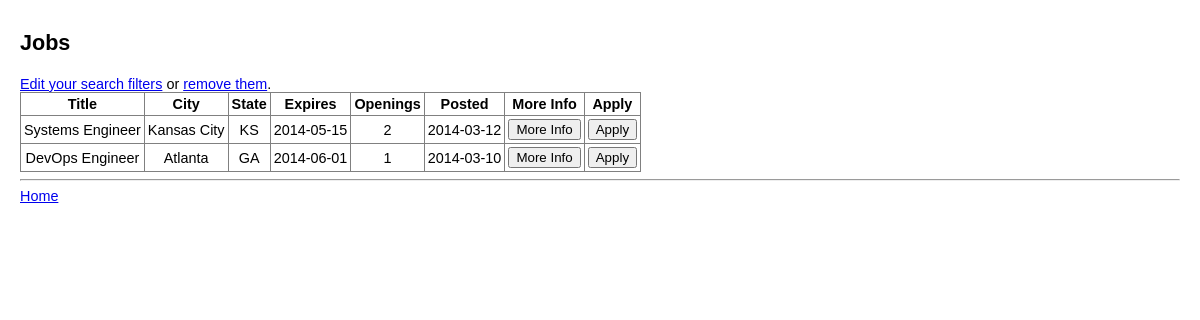
/web/jobs.php (signed in), run on an earlier commit of the app's database.
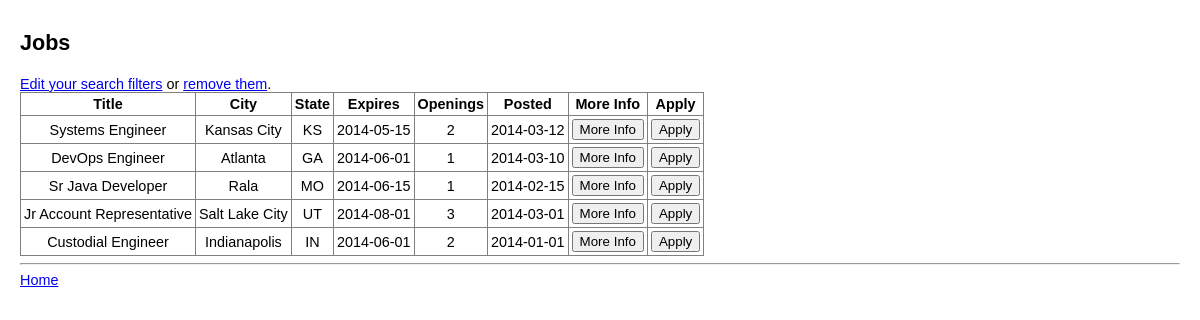
And on a later commit of the database.
### tables this page shows
create table jobs
(
job_id int not null auto_increment,
title varchar(255) not null,
tags varchar(255) not null,
description text not null,
city varchar(255) not null,
state char(2) not null,
expiration date not null,
openings int(3) not null,
posted date not null,
primary key (job_id)
);

### web/jobs.php (the view, shortened to what this page needs)
<!doctype html>
<html>
<link rel="stylesheet" type="text/css" href="resources/style.css">
</head>
<body>
<div id='page_title'>
Jobs
</div>
<div id='content'>
<a href='search_jobs.php'>Edit your search filters</a> or <a href='jobs.php'>remove them</a>.
<?php
include 'resources/db_connect.php';
if (isset($_GET['state'])) {
  $state = $_GET['state'];
  $sql = "select * from jobs where state = '$state'";
} elseif (isset($_GET['city'])) {
  $city = $_GET['city'];
  $sql = "select * from jobs where city = '$city'";
} else {
  $sql = "select * from jobs";
}
$result = mysqli_query($con,$sql);
if ($result->num_rows == 0) {
  echo "Sorry, no jobs currently listed. Check back soon!";
} else {
  echo "<table border='1' cellpadding='3'><th>Title</th><th>City</th><th>State</th><th>Expires</th><th>Openings</th><th>Posted</th><th>More Info</th><th>Apply</th>";
  while($row = mysqli_fetch_array($result)) {
    $job_id = $row['job_id'];
    $title = $row['title'];
    $description = $row['description'];
    $city = $row['city'];
    $state = $row['state'];
    $expiration = $row['expiration'];
    $openings = $row['openings'];
    $posted = $row['posted'];
    echo "<tr>";
    echo "<td>$title</td>";
    echo "<td>$city</td>";
    echo "<td>$state</td>";
    echo "<td>$expiration</td>";
    echo "<td>$openings</td>";
    echo "<td>$posted</td>";
    echo "<td><button onclick='alert(".'"'.$description.'"'.")'>More Info</button></td>";
    echo "<td><button onclick='window.location.assign(".'"apply_to.php?job_id='.$job_id.'"'.")'>Apply</button></td>";
    echo "</tr>";
  }
  echo "</table>";
}
?>
<hr>
<a href='home.php'>Home</a><br>
</div>
</body>
</html>

### web/resources/style.css (style rules this page uses)
body { width: auto; margin: 0 auto; font-family: arial; font-size: .9em; padding-left: 20px; padding-right: 20px; }
#page_title { font-size: 150%; font-weight: bold; margin-top: 30px; margin-bottom: 20px; }
#content { margin-top: 10px; }
table { border-collapse:collapse; text-align:center; }

What changed in the data, as far as the page shows it:
added jobs: title "Sr Java Developer", city "Rala", state "MO", expiration "2014-06-15", openings "1", posted "2014-02-15"
added jobs: title "Jr Account Representative", city "Salt Lake City", state "UT", expiration "2014-08-01", openings "3", posted "2014-03-01"
added jobs: title "Custodial Engineer", city "Indianapolis", state "IN", expiration "2014-06-01", openings "2", posted "2014-01-01"
